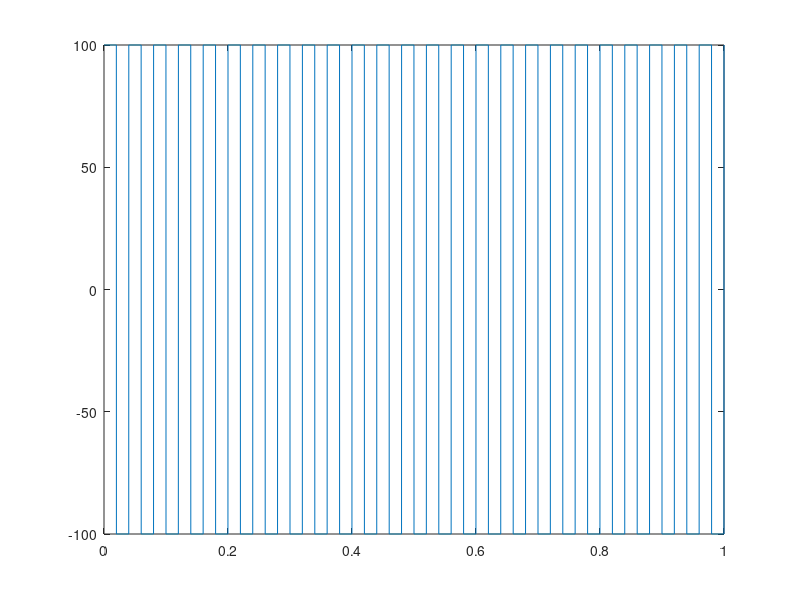

MATLAB code for this plot: (Note: this script raises an error after producing the figure.)
Start_Time = 0 ;
End_Time = 1 ; 
Sampling_Period = 0.0001 ;
t = (Start_Time:Sampling_Period:End_Time);
Amplitude = 100 ;        %Peak Voltage
Square_Wave_Freq = 25 ;  %Frequency in Hz
dutycycle = 50 ;         %ON half the time and OFF half the time
Square_Wave = Amplitude*square(2*pi*Square_Wave_Freq*t,dutycycle);
plot(t,Square_Wave)
title("Square Wave " + num2str(Square_Wave_Freq) + "Hz")
xlabel("t")
ylabel("Amplitude")
y = rms(Square_Wave)     %rms voltage
a = Amplitude/y          %Peakfactor is ratio of peakvoltage to rmsvoltage